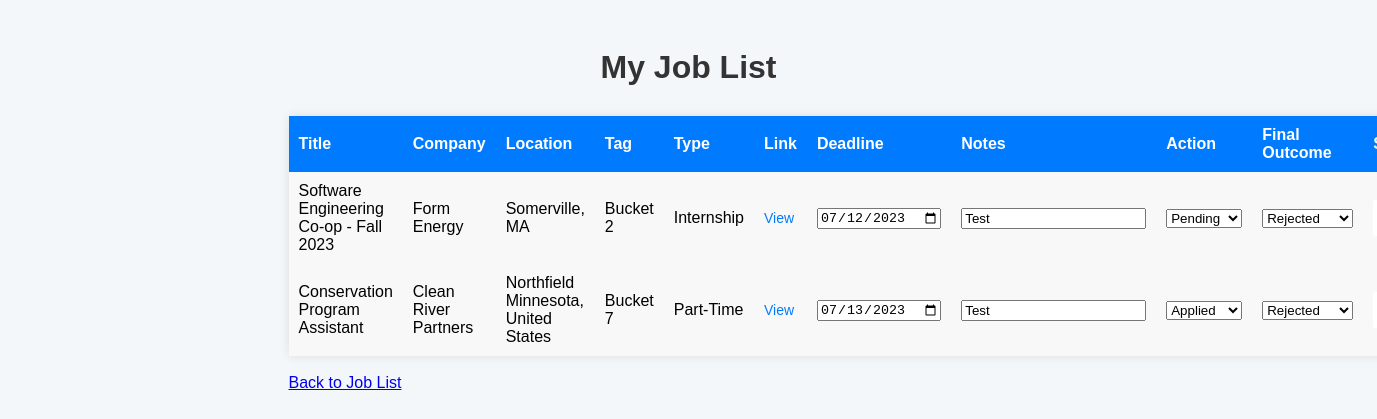
/my_job_list (signed in), run on the app's committed database.
### tables this page shows
CREATE TABLE jobs (
            job_id INTEGER PRIMARY KEY AUTOINCREMENT,
            user_id INTEGER,
            title TEXT,
            company TEXT,
            location TEXT,
            tag TEXT,
            job_type TEXT,
            link TEXT,
            deadline TEXT,
            notes TEXT,
            final_outcome TEXT,
            action TEXT,
            FOREIGN KEY(user_id) REFERENCES users(id)
        );

### app.py (the view, shortened to what this page needs)
@app.route('/my_job_list', methods=['GET', 'POST'])
@login_required
def my_job_list():
    if 'deleted_job_id' in session:
        deleted_job_id = session.pop('deleted_job_id', None)
        conn = sqlite3.connect('user_database.db')
        cursor = conn.cursor()
        cursor.execute('SELECT * FROM jobs WHERE user_id = ? AND job_id != ?', (current_user.id, deleted_job_id))
        user_jobs = cursor.fetchall()
        conn.close()
    else:
        conn = sqlite3.connect('user_database.db')
        cursor = conn.cursor()
        cursor.execute('SELECT * FROM jobs WHERE user_id = ?', (current_user.id,))
        user_jobs = cursor.fetchall()
        conn.close()
    return render_template('my_job_list.html', user_jobs=user_jobs)

### app.py (called while the page is built)
@login_manager.user_loader
def load_user(user_id):
    conn = sqlite3.connect('user_database.db')
    cursor = conn.cursor()
    cursor.execute('SELECT id, username FROM users WHERE id = ?', (user_id,))
    result = cursor.fetchone()
    conn.close()
    if result:
        user_id, username = result
        return User(user_id, username)

### templates/my_job_list.html (shortened to what this page needs)
<!DOCTYPE html>
<html>
<head>
    <link rel="stylesheet" href="https://cdnjs.cloudflare.com/ajax/libs/font-awesome/5.15.4/css/all.min.css">
</head>
<body>
    <div class="job-list-container">
        <h1 class="job-list-title">My Job List</h1>
        <table>
            <thead>
                <tr>
                    <th>Title</th>
                    <th>Company</th>
                    <th>Location</th>
                    <th>Tag</th>
                    <th>Type</th>
                    <th>Link</th>
                    <th>Deadline</th>
                    <th>Notes</th>
                    <th>Action</th>
                    <th>Final Outcome</th>
                    <th>Save</th>
                </tr>
            </thead>
            <tbody>
                {% for job in user_jobs %}
                <form method="POST">
                    <tr>
                        <td>{{ job[2] }}</td>
                        <td>{{ job[3] }}</td>
                        <td>{{ job[4] }}</td>
                        <td>{{ job[5] }}</td>
                        <td>{{ job[6] }}</td>
                        <td><a class="job-list-link" href="{{ job[7] }}" target="_blank" rel="noopener noreferrer">View</a></td>
                        <td>
                            <input type="date" name="deadline" value="{{ job[8] }}" required>
                        </td>
                        <td><input type="text" name="notes" value="{{ job[9] }}" placeholder="Add your notes here"></td>
                        <td>
                            <select name="action">
                                <option value="Applied" {% if job[11] == 'Applied' %}selected{% endif %}>Applied</option>
                                <option value="Pending" {% if job[11] == 'Pending' %}selected{% endif %}>Pending</option>
                            </select>
                        </td>
                        <td>
                            <select name="final_outcome">
                                <option value="Rejected" {% if job[10] == 'Rejected' %}selected{% endif %}>Rejected</option>
                            </select>
                        </td>
                        <td>
                            <button class="save-button" type="submit">Save</button>
                        </td>
                    </tr>
                </form>
                {% endfor %}
            </tbody>
        </table>
        <br>
        <a href="{{ url_for('job_list') }}">Back to Job List</a>
    </div>
</body>
</html>

### templates/my_job_list.html (style rules this page uses)
body { font-family: Arial, sans-serif; background-color: #f3f7f9; padding: 20px; }
h1 { color: #333; margin-bottom: 20px; }
table { width: 100%; border-collapse: collapse; background-color: #fff; box-shadow: 0 0 10px rgba(0, 0, 0, 0.1); }
th, td { padding: 10px; text-align: left; }
thead { background-color: #007bff; color: #fff; }
th { font-weight: bold; }
tbody tr:nth-child(even) { background-color: #f8f8f8; }
.job-list-container { max-width: 800px; margin: 0 auto; }
.job-list-title { color: #333; margin-bottom: 30px; text-align: center; }
.job-list-link { text-decoration: none; color: #007bff; font-size: 14px; }
th:nth-child(6), td:nth-child(6), th:nth-child(7), td:nth-child(7), th:nth-child(8), td:nth-child(8), th:nth-child(9), td:nth-child(9) { width: 10%; }
.save-button { padding: 10px 20px; background-color: #ffffff; color: #28a745; border: none; border-radius: 3px; font-size: 14px; cursor: pointer; transition: background-color 0.3s ease; display: flex; align-items: center; }

### data on the page
jobs: title "Software Engineering Co-op - Fall 2023", company "Form Energy", location "Somerville, MA", tag "Bucket 2", job_type "Internship", deadline "07/12/2023", notes "Test", action "Pending", final_outcome "Rejected"
jobs: title "Conservation Program Assistant", company "Clean River Partners", location "Northfield Minnesota, United States", tag "Bucket 7", job_type "Part-Time", deadline "07/13/2023", notes "Test", action "Applied", final_outcome "Rejected"
